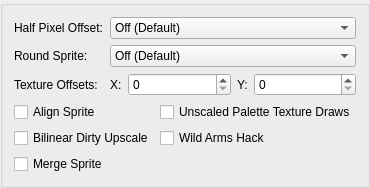
     <widget class="QGroupBox" name="upscalingFixesTab">
      <attribute name="title">
       <string>Upscaling Fixes</string>
      </attribute>
      <layout class="QFormLayout" name="upscalingFixesLayout">
       <item row="0" column="0">
        <widget class="QLabel" name="label_14">
         <property name="text">
          <string>Half Pixel Offset:</string>
         </property>
        </widget>
       </item>
       <item row="0" column="1">
        <widget class="QComboBox" name="halfPixelOffset">
         <item>
          <property name="text">
           <string>Off (Default)</string>
          </property>
         </item>
         <item>
          <property name="text">
           <string>Normal (Vertex)</string>
          </property>
         </item>
         <item>
          <property name="text">
           <string>Special (Texture)</string>
          </property>
         </item>
         <item>
          <property name="text">
           <string>Special (Texture - Aggressive)</string>
          </property>
         </item>
        </widget>
       </item>
       <item row="1" column="0">
        <widget class="QLabel" name="label_15">
         <property name="text">
          <string>Round Sprite:</string>
         </property>
        </widget>
       </item>
       <item row="1" column="1">
        <widget class="QComboBox" name="roundSprite">
         <item>
          <property name="text">
           <string>Off (Default)</string>
          </property>
         </item>
         <item>
          <property name="text">
           <string>Half</string>
          </property>
         </item>
         <item>
          <property name="text">
           <string>Full</string>
          </property>
         </item>
        </widget>
       </item>
       <item row="2" column="0">
        <widget class="QLabel" name="textureOffsetLabel">
         <property name="text">
          <string>Texture Offsets:</string>
         </property>
        </widget>
       </item>
       <item row="2" column="1">
        <layout class="QHBoxLayout" name="textureOffsetLayout" stretch="0,1,0,1">
         <item>
          <widget class="QLabel" name="textureOffsetXLabel">
           <property name="text">
            <string>X:</string>
           </property>
          </widget>
         </item>
         <item>
          <widget class="QSpinBox" name="textureOffsetX">
           <property name="maximum">
            <number>1000</number>
           </property>
          </widget>
         </item>
         <item>
          <widget class="QLabel" name="textureOffsetYLabel">
           <property name="text">
            <string>Y:</string>
           </property>
          </widget>
         </item>
         <item>
          <widget class="QSpinBox" name="textureOffsetY">
           <property name="maximum">
            <number>1000</number>
           </property>
          </widget>
         </item>
        </layout>
       </item>
       <item row="3" column="0" colspan="2">
        <layout class="QGridLayout" name="gridLayout_3">
         <item row="0" column="0">
          <widget class="QCheckBox" name="alignSprite">
           <property name="text">
            <string>Align Sprite</string>
           </property>
          </widget>
         </item>
         <item row="1" column="0">
          <widget class="QCheckBox" name="bilinearHack">
           <property name="text">
            <string>Bilinear Dirty Upscale</string>
           </property>
          </widget>
         </item>
         <item row="2" column="0">
          <widget class="QCheckBox" name="mergeSprite">
           <property name="text">
            <string>Merge Sprite</string>
           </property>
          </widget>
         </item>
         <item row="0" column="1">
          <widget class="QCheckBox" name="nativePaletteDraw">
           <property name="text">
            <string>Unscaled Palette Texture Draws</string>
           </property>
          </widget>
         </item>
         <item row="1" column="1">
          <widget class="QCheckBox" name="wildHack">
           <property name="text">
            <string extracomment="Wild Arms: name of a game series. Leave as-is or use an official translation.">Wild Arms Hack</string>
           </property>
          </widget>
         </item>
        </layout>
       </item>
      </layout>
     </widget>
